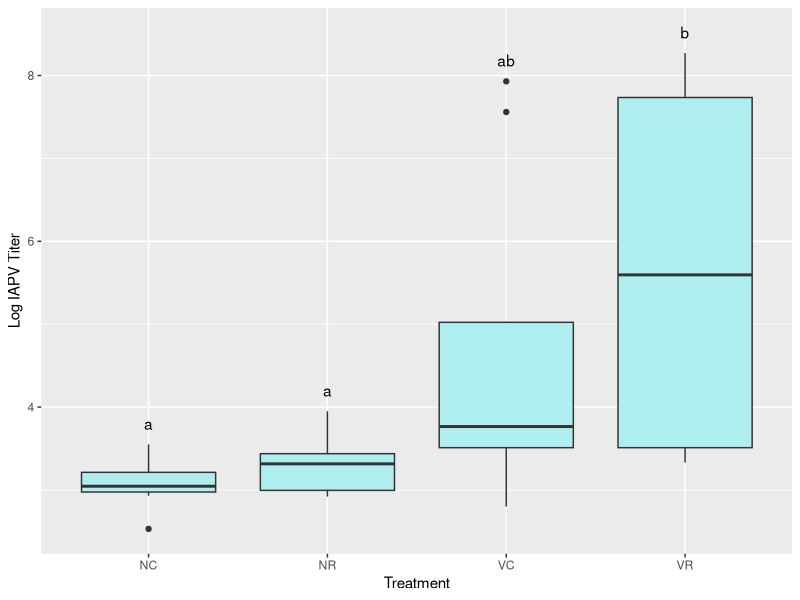
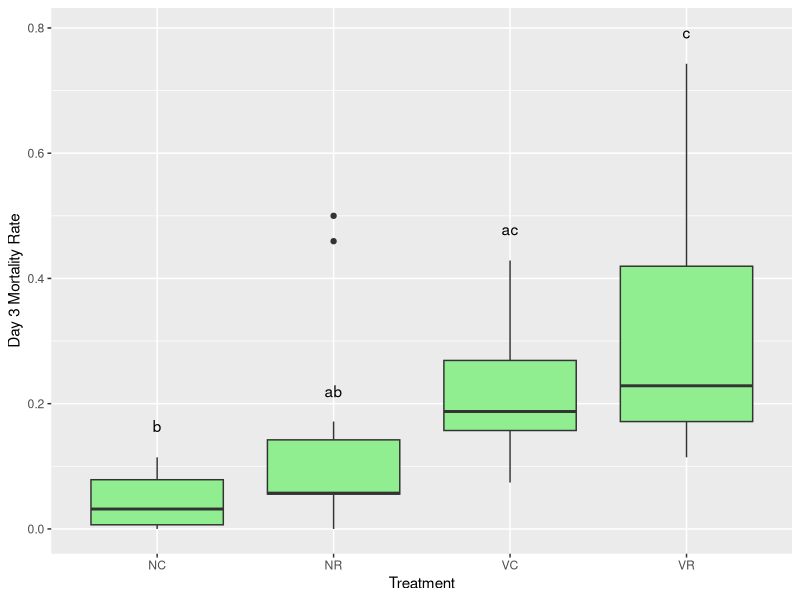

Write R code to recreate these figures, in order.
library(plyr)
library(ggplot2)
library(multcompView)
library(readr)

d <- read_csv("day3Mortality.csv")
d = as.data.frame(d)
attr(d, "spec") <- NULL
# Note: There are 14 NC; 15 VR, VC, NR
d = d[which(d$Treatment %in% c("None Chestnut", "None Rockrose", "Virus Chestnut", "Virus Rockrose")),]
d$Treatment

d$Treatment = as.factor(d$Treatment)
colnames(d)[2] = "Day3Mortality"
levels(d$Treatment) <- c('NC', 'NR', 'VC', 'VR')

a <- aov(Day3Mortality~Treatment, data=d)
tHSD <- TukeyHSD(a, ordered = FALSE, conf.level = 0.95)

generate_label_df1 <- function(HSD, flev){
  # Extract labels and factor levels from Tukey post-hoc 
  Tukey.levels <- HSD[[flev]][,4]
  Tukey.labels <- multcompLetters(Tukey.levels)['Letters']
  plot.labels <- names(Tukey.labels[['Letters']])
  
  # Get highest quantile for Tukey's 5 number summary and add a bit of space to buffer between    
  # upper quantile and label placement
  boxplot.df <- ddply(d, flev, function (x) max(fivenum(x$Day3Mortality)) + 0.05)
  boxplot.df[2,]$V1 = 0.22
  
  # Create a data frame out of the factor levels and Tukey's homogenous group letters
  plot.levels <- data.frame(plot.labels, labels = Tukey.labels[['Letters']],
                            stringsAsFactors = FALSE)
  
  # Merge it with the labels
  labels.df <- merge(plot.levels, boxplot.df, by.x = 'plot.labels', by.y = flev, sort = FALSE)
  
  return(labels.df)
}

plotMortality = ggplot(d, aes(x=Treatment, y=Day3Mortality)) + geom_boxplot(fill="palegreen2") + geom_text(data = generate_label_df1(tHSD, 'Treatment'), aes(x = plot.labels, y = V1, label = labels)) + ylab("Day 3 Mortality Rate")

d <- read_csv("logIAPV.csv")
d = as.data.frame(d)
attr(d, "spec") <- NULL
# Note: There are 14 NC; 15 VR, VC, NR

d = d[which(d$treatment %in% c("None Chestnut", "None Rockrose", "Virus Chestnut", "Virus Rockrose")),]

d$treatment = as.factor(d$treatment)
colnames(d)[2] = "logIAPV"
levels(d$treatment) <- c('NC', 'NR', 'VC', 'VR')
colnames(d)[1] <- "Treatment"

a <- aov(logIAPV~Treatment, data=d)
tHSD <- TukeyHSD(a, ordered = FALSE, conf.level = 0.95)

generate_label_df2 <- function(HSD, flev){
  # Extract labels and factor levels from Tukey post-hoc 
  Tukey.levels <- HSD[[flev]][,4]
  Tukey.labels <- multcompLetters(Tukey.levels)['Letters']
  plot.labels <- names(Tukey.labels[['Letters']])
  
  # Get highest quantile for Tukey's 5 number summary and add a bit of space to buffer between    
  # upper quantile and label placement
  boxplot.df <- ddply(d, flev, function (x) max(fivenum(x$logIAPV)) + 0.25)
  #boxplot.df[2,]$V1 = 0.22
  
  # Create a data frame out of the factor levels and Tukey's homogenous group letters
  plot.levels <- data.frame(plot.labels, labels = Tukey.labels[['Letters']],
                            stringsAsFactors = FALSE)
  
  # Merge it with the labels
  labels.df <- merge(plot.levels, boxplot.df, by.x = 'plot.labels', by.y = flev, sort = FALSE)
  
  return(labels.df)
}

plotIAPV= ggplot(d, aes(x=Treatment, y=logIAPV)) + geom_boxplot(fill="paleturquoise2") + geom_text(data = generate_label_df2(tHSD, 'Treatment'), aes(x = plot.labels, y = V1, label = labels)) + ylab("Log IAPV Titer")
